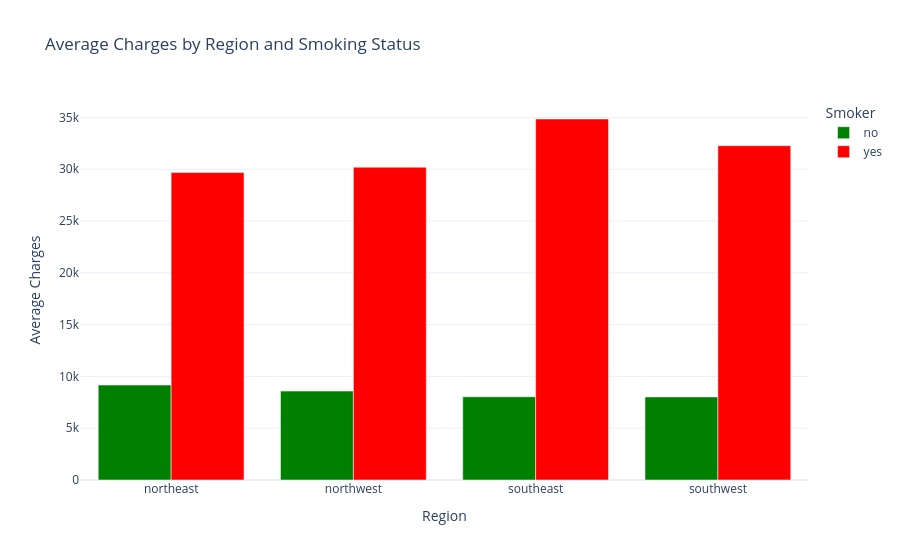

Write notebook code for a chart like this one.
### Markdown cell above
*Bar Chart - Average Charges by Region, split by Smoking Status*

### Code cell
region_smoker_avg = df.groupby(['region', 'smoker'])['charges'].mean().reset_index()
region_smoker_avg.columns = ['Region', 'Smoker', 'Average Charges']

fig = px.bar(region_smoker_avg, x='Region', y='Average Charges', color='Smoker',
              barmode='group', title='Average Charges by Region and Smoking Status',
              color_discrete_map={'yes': 'red', 'no': 'green'}, template='plotly_white')
fig.show()

### Figure 1 — Plotly figure (JSON) as saved in the notebook; plotly's stock layout.template omitted (floating-point values rounded to 4 significant figures)
{"data": [{"alignmentgroup": "True", "hovertemplate": "Smoker=no<br>Region=%{x}<br>Average Charges=%{y}<extra></extra>", "legendgroup": "no", "marker": {"color": "green", "pattern": {"shape": ""}}, "name": "no", "offsetgroup": "no", "orientation": "v", "showlegend": true, "textposition": "auto", "type": "bar", "x": ["northeast", "northwest", "southeast", "southwest"], "xaxis": "x", "y": [9166.0, 8582.0, 8032.0, 8019.0], "yaxis": "y"}, {"alignmentgroup": "True", "hovertemplate": "Smoker=yes<br>Region=%{x}<br>Average Charges=%{y}<extra></extra>", "legendgroup": "yes", "marker": {"color": "red", "pattern": {"shape": ""}}, "name": "yes", "offsetgroup": "yes", "orientation": "v", "showlegend": true, "textposition": "auto", "type": "bar", "x": ["northeast", "northwest", "southeast", "southwest"], "xaxis": "x", "y": [29670.0, 30190.0, 34840.0, 32270.0], "yaxis": "y"}], "layout": {"barmode": "group", "legend": {"title": {"text": "Smoker"}, "tracegroupgap": 0}, "title": {"text": "Average Charges by Region and Smoking Status"}, "xaxis": {"anchor": "y", "domain": [0, 1], "title": {"text": "Region"}}, "yaxis": {"anchor": "x", "domain": [0, 1], "title": {"text": "Average Charges"}}}}
